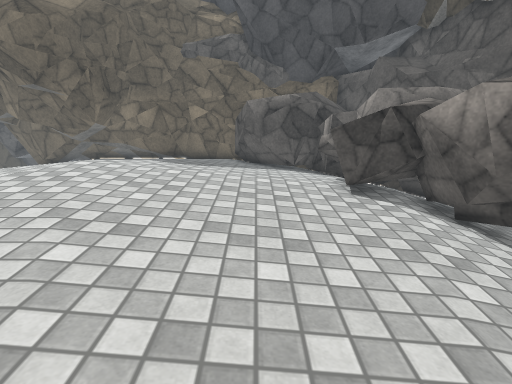
View 1 (above)

20 first-person views from a walk through a scene from a Unity 3-D project. The camera is 1.2 m above the floor, tilts 12° down and sees 80° across. The floor is counted in squares, 0.5 m on a side. Each view is taken from the middle of a square. On the plan, view 1 faces up. The plan holds only what a view shows up to about 19 squares ahead; the rest is blank. The place goes on beyond the plan. The player is left out. Surface patterns are stand-ins for the level's own textures.

View 2
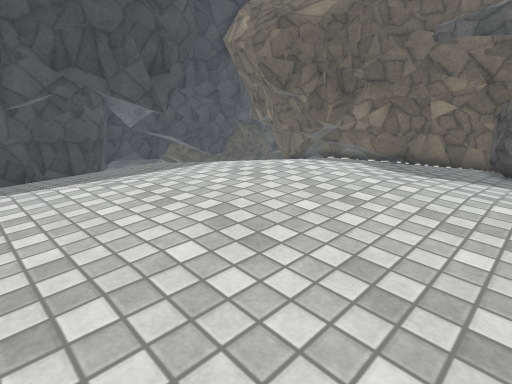

View 3
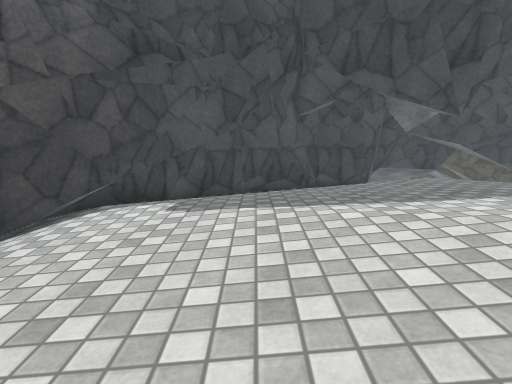

View 4
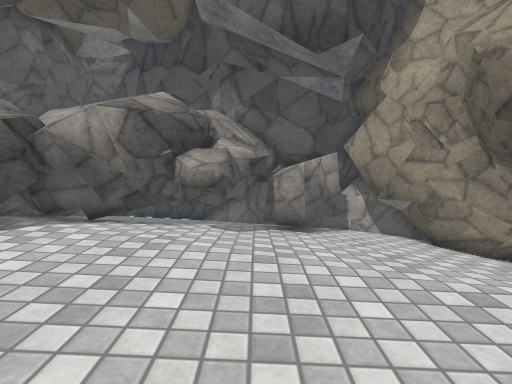

View 5
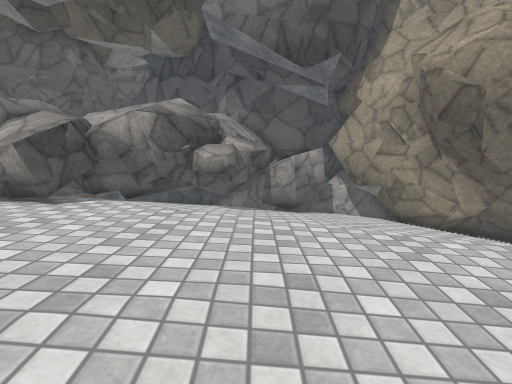

View 6
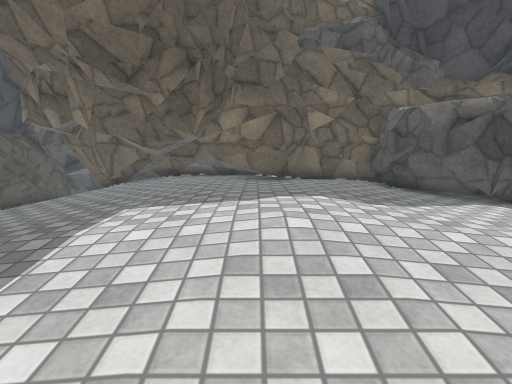

View 7
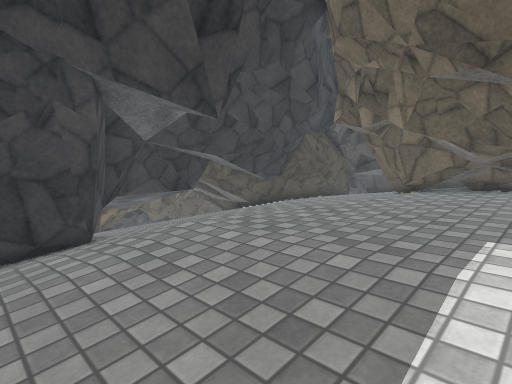

View 8
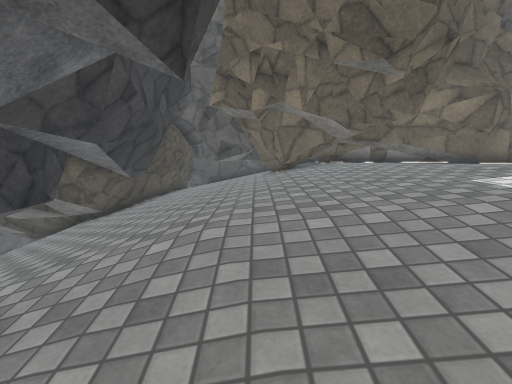

View 9
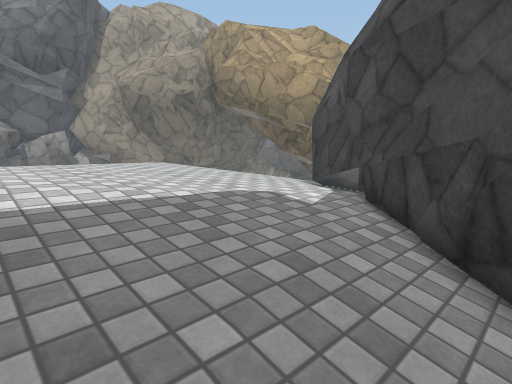

View 10
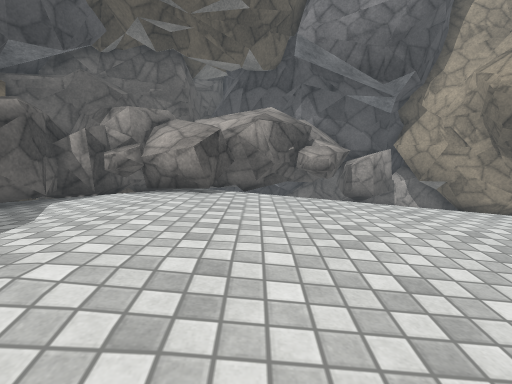

View 11
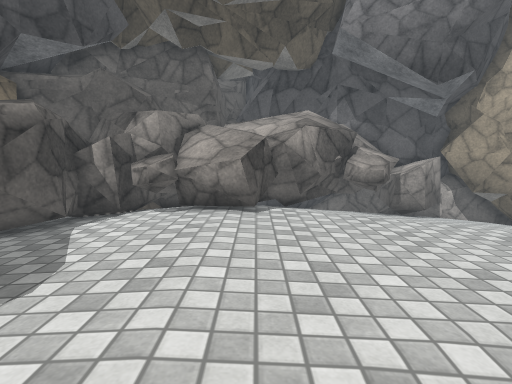

View 12
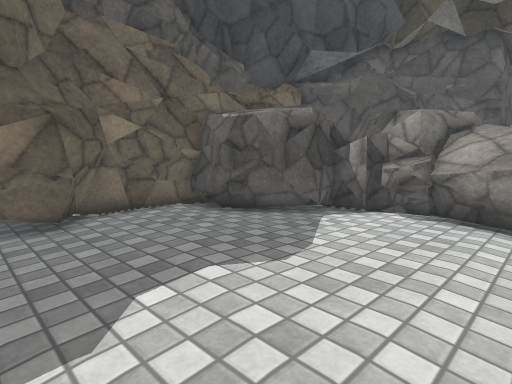

View 13
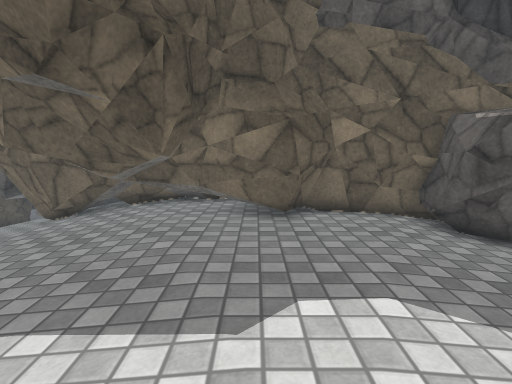

View 14
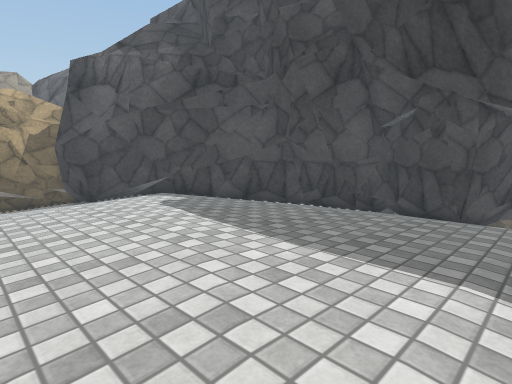

View 15
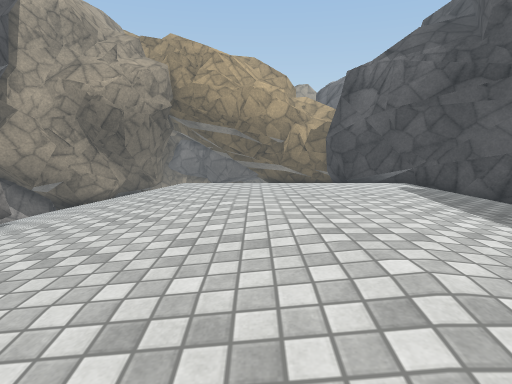

View 16
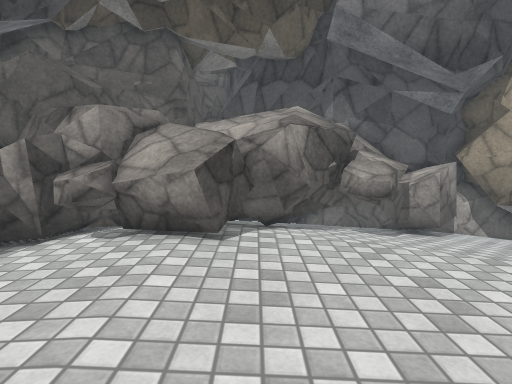

View 17
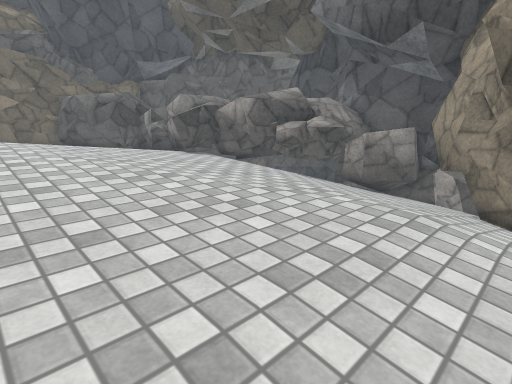

View 18
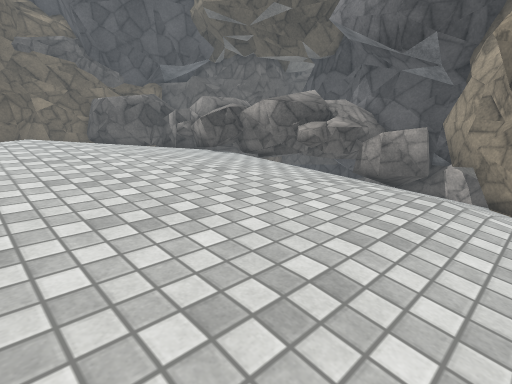

View 19
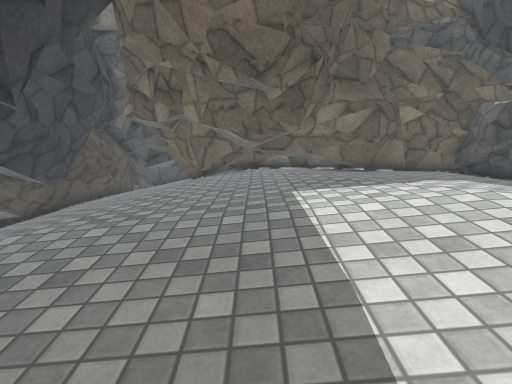

View 20
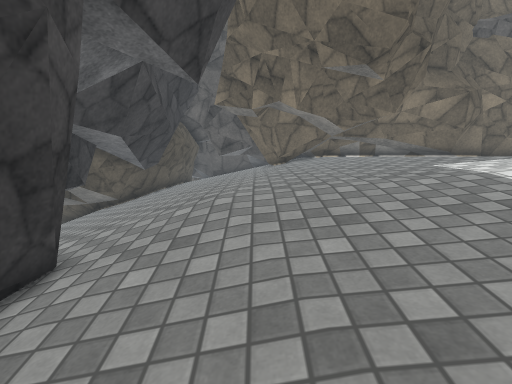

### Floor plan
Key: @ floor where view 1 was taken; # wall or solid block; . main floor; : floor 0.25 m higher than the main floor; - floor 0.25 m lower than the main floor; _ floor 0.5 m lower than the main floor; < floor 0.75 m lower than the main floor; ( floor 1 m lower than the main floor; / step, stairs or slope; = window, fence, low wall or low ledge; ^ raised ledge; R rock; O other object.
Columns run from 24 left of view 1 to 11 right of it. Each row starts with its distance up from view 1.
 22   #((<##########
 21   #(<<<_ ###############
 20   ##<<___###########..##
 19   ##<<__-#######.......RRRR
 18   ##<<__----...........RRRRR  #
 17   #<<__----............RRRRR  #
 16 ###<<__----..............--RRRRR
 15 ###<___---.....::::::.....-RRRR
 14 #((//_----.....::::::.....-RRRR
 13 #(///_---.....::::::::.....RRRR   R
 12 #(////---.....::::::::.....RRRR  RRO
 11 ##<///--......:::::::::....RRRR RR
 10 ####_/---.....::::::::.....RRRR R R
  9   ##__---......:::::::.....-RRRR  R
  8    #__----.....::::::.....---RRR
  7    #___----.....:::::.....---_RR RR
  6    #<__----..............----_RRRR
  5    #^___----.............----_RRRRR
  4    ##=__----............----__RRRRRR
  3     ##__-----...........----__<RRRR#
  2     ##<__----..........----___<<RRRR
  1     ###__------------------__<<<RRRR
  0      ###__--------------@--__<<((RRR
 -1        ##_----------------__<<<((RR#
 -2         ##----------------__<<(((###
 -3          ###-------------___<<((####
 -4           ###______________<<((#####
 -5             ##____________<<<(##
 -6              ##__________<  ###

Positions as (right, up) in squares from view 1, and headings:
1: (0, 0), facing up
2: (1, 2), facing up-left
3: (-2, 2), facing left
4: (-4, 3), facing right
5: (-7, 3), facing right
6: (-7, 5), facing up
7: (-10, 6), facing up-left
8: (-17, 5), facing up
9: (-18, 6), facing down-right
10: (-10, 8), facing right
11: (-8, 10), facing right
12: (-8, 10), facing up-right
13: (-7, 10), facing up
14: (-5, 12), facing down-left
15: (-4, 15), facing down
16: (-5, 9), facing right
17: (-7, -6), facing up-right
18: (-9, -6), facing up-right
19: (-12, 4), facing up
20: (-17, 3), facing up
